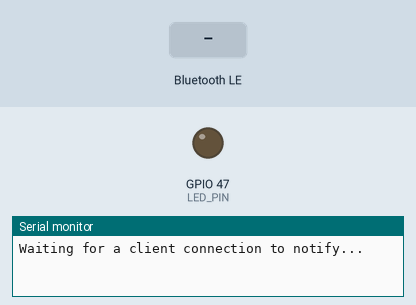
This sketch was run on a simulated ESP32. Shown: output pins drawn as LEDs (lit = HIGH), the last lines printed to the serial monitor. Inputs (shaded band) come from the test bench. Nothing arrives over Bluetooth unless stated; a phone connects over Bluetooth LE 3 s after start.

Above: at 1.2 s.
1.3 s: Bluetooth LE write "Turn on" received
At 2.0 s:
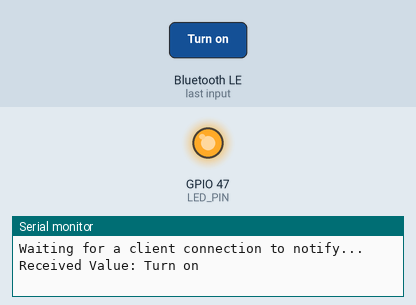
2.8 s: Bluetooth LE write "Turn off" received
At 3.1 s:
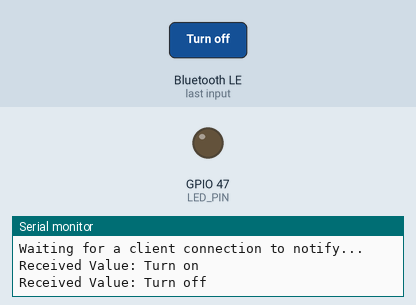
Timing chart, 0 to 5.8 s (numbered marks = the images above; inputs shaded):
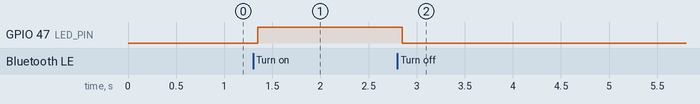

Measured:
- after the input at 1.3 s, GPIO 47 (LED_PIN): LOW → HIGH after 0.05 s
- after the input at 2.8 s, GPIO 47 (LED_PIN): HIGH → LOW after 0.05 s

The sketch:

BLE_Server_LED.ino
```cpp
#include <BLEDevice.h>
#include <BLEServer.h>
#include <BLEUtils.h>
#include <BLE2902.h>

#define LED_PIN 47  // LED가 연결된 핀 번호

BLEServer *pServer = NULL;
BLECharacteristic *pTxCharacteristic;
bool deviceConnected = false;
bool oldDeviceConnected = false;
uint32_t count = 0;  // count 변수 선언

#define SERVICE_UUID           "6E400001-B5A3-F393-E0A9-E50E24DCCA9E" // UART service UUID
#define CHARACTERISTIC_UUID_RX "6E400002-B5A3-F393-E0A9-E50E24DCCA9E"
#define CHARACTERISTIC_UUID_TX "6E400003-B5A3-F393-E0A9-E50E24DCCA9E"

class MyServerCallbacks : public BLEServerCallbacks {
    void onConnect(BLEServer *pServer) {
        deviceConnected = true;
    };

    void onDisconnect(BLEServer *pServer) {
        deviceConnected = false;
    }
};

class MyCallbacks : public BLECharacteristicCallbacks {
    void onWrite(BLECharacteristic *pCharacteristic) {
        String rxValue = String((char*)pCharacteristic->getValue().c_str()); // 변환

        rxValue.trim();  // 개행 문자 및 공백 제거

        if (rxValue.length() > 0) {
            Serial.print("Received Value: ");
            Serial.println(rxValue);

            if (rxValue == "Turn on") {
                digitalWrite(LED_PIN, HIGH);
            } else if (rxValue == "Turn off") {
                digitalWrite(LED_PIN, LOW);
            }

            // count 증가 후 응답 메시지 생성
            count++;
            String response = "Server: " + rxValue + " " + String(count);

            // 클라이언트에게 응답 전송
            pTxCharacteristic->setValue(response.c_str());
            pTxCharacteristic->notify();

            //Serial.println("Sent Response: " + response);
        }
    }
};

void setup() {
    Serial.begin(115200);
    pinMode(LED_PIN, OUTPUT);

    // Create the BLE Device
    BLEDevice::init("LightTalk");

    // Create the BLE Server
    pServer = BLEDevice::createServer();
    pServer->setCallbacks(new MyServerCallbacks());

    // Create the BLE Service
    BLEService *pService = pServer->createService(SERVICE_UUID);

    // Create a BLE Characteristic
    pTxCharacteristic = pService->createCharacteristic(
        CHARACTERISTIC_UUID_TX,
        BLECharacteristic::PROPERTY_NOTIFY
    );

    pTxCharacteristic->addDescriptor(new BLE2902());

    BLECharacteristic *pRxCharacteristic = pService->createCharacteristic(
        CHARACTERISTIC_UUID_RX,
        BLECharacteristic::PROPERTY_WRITE
    );

    pRxCharacteristic->setCallbacks(new MyCallbacks());

    // Start the service
    pService->start();

    pServer->getAdvertising()->addServiceUUID(SERVICE_UUID);

    // Start advertising
    pServer->getAdvertising()->start();
    Serial.println("Waiting for a client connection to notify...");
}

void loop() {
    // 연결된 경우
    if (deviceConnected) {
        // 필요할 경우 추가 기능 구현 가능
    }

    // 연결이 끊어진 경우 재광고 시작
    if (!deviceConnected && oldDeviceConnected) {
        delay(500);  // Bluetooth 스택을 준비할 시간 제공
        pServer->startAdvertising();
        Serial.println("Restarting advertising...");
        oldDeviceConnected = deviceConnected;
    }

    // 새로운 연결이 이루어진 경우
    if (deviceConnected && !oldDeviceConnected) {
        oldDeviceConnected = deviceConnected;
    }

    delay(500);
}
```
